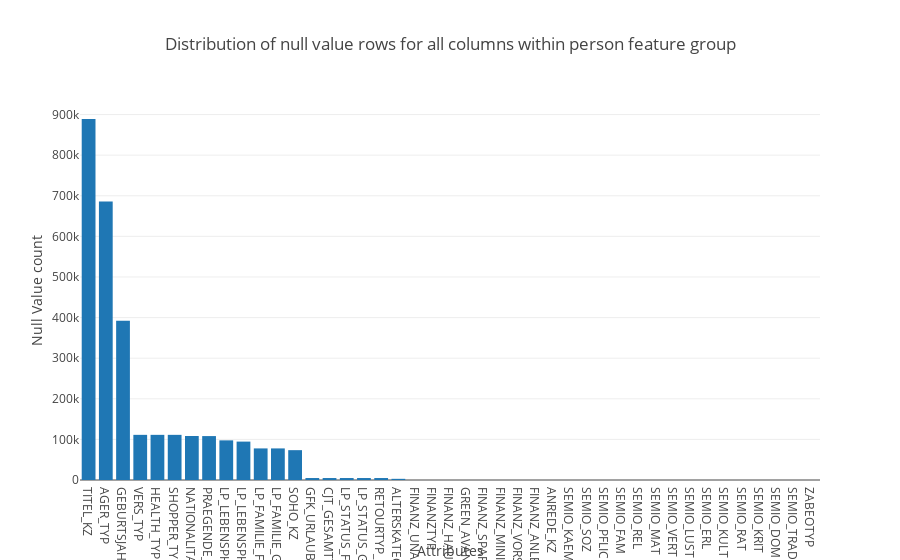
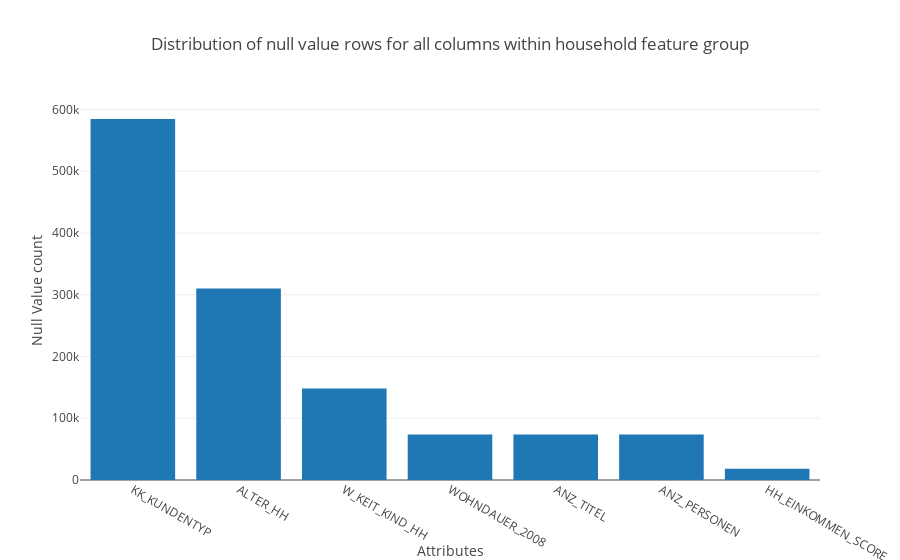
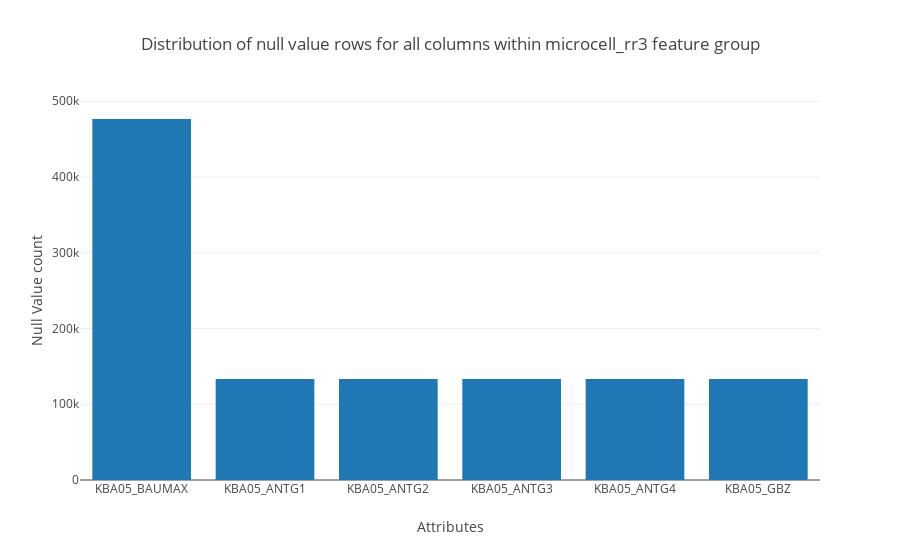
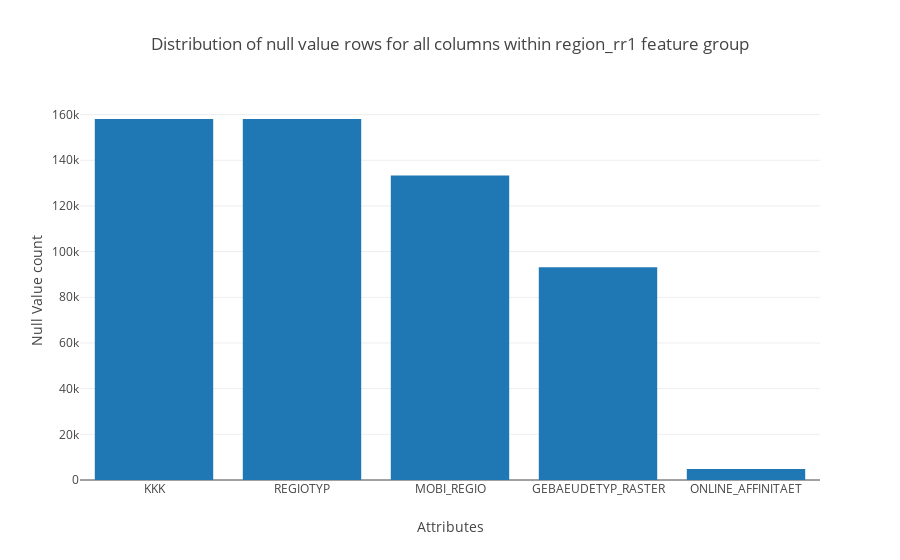

Notebook code for these charts, in order:
### Code cell
levels = list(feat_info['information_level'].drop_duplicates())

for level in levels:
    data = [go.Bar(
                    x=feat_info['attribute'][feat_info['information_level']==level],
                    y=feat_info['NULL_Value'][feat_info['information_level']==level]
            )]

    layout= dict(title = 'Distribution of null value rows for all columns within {} feature group'.format(level),
              xaxis = dict(title = 'Attributes'),
              yaxis = dict(title = 'Null Value count'))
    fig = go.Figure(data=data, layout=layout)

    iplot(fig)

### Figure 1 — Plotly figure (JSON) as saved in the notebook; plotly's stock layout.template omitted (floating-point values rounded to 4 significant figures)
{"data": [{"type": "bar", "x": ["TITEL_KZ", "AGER_TYP", "GEBURTSJAHR", "VERS_TYP", "HEALTH_TYP", "SHOPPER_TYP", "NATIONALITAET_KZ", "PRAEGENDE_JUGENDJAHRE", "LP_LEBENSPHASE_FEIN", "LP_LEBENSPHASE_GROB", "LP_FAMILIE_FEIN", "LP_FAMILIE_GROB", "SOHO_KZ", "GFK_URLAUBERTYP", "CJT_GESAMTTYP", "LP_STATUS_FEIN", "LP_STATUS_GROB", "RETOURTYP_BK_S", "ALTERSKATEGORIE_GROB", "FINANZ_UNAUFFAELLIGER", "FINANZTYP", "FINANZ_HAUSBAUER", "GREEN_AVANTGARDE", "FINANZ_SPARER", "FINANZ_MINIMALIST", "FINANZ_VORSORGER", "FINANZ_ANLEGER", "ANREDE_KZ", "SEMIO_KAEM", "SEMIO_SOZ", "SEMIO_PFLICHT", "SEMIO_FAM", "SEMIO_REL", "SEMIO_MAT", "SEMIO_VERT", "SEMIO_LUST", "SEMIO_ERL", "SEMIO_KULT", "SEMIO_RAT", "SEMIO_KRIT", "SEMIO_DOM", "SEMIO_TRADV", "ZABEOTYP"], "y": [889061, 685843, 392318, 111196, 111196, 111196, 108315, 108164, 97632, 94572, 77792, 77792, 73499, 4854, 4854, 4854, 4854, 4854, 2881, 0, 0, 0, 0, 0, 0, 0, 0, 0, 0, 0, 0, 0, 0, 0, 0, 0, 0, 0, 0, 0, 0, 0, 0]}], "layout": {"title": "Distribution of null value rows for all columns within person feature group", "xaxis": {"title": "Attributes"}, "yaxis": {"title": "Null Value count"}}}

### Figure 2 — Plotly figure (JSON) as saved in the notebook; plotly's stock layout.template omitted (floating-point values rounded to 4 significant figures)
{"data": [{"type": "bar", "x": ["KK_KUNDENTYP", "ALTER_HH", "W_KEIT_KIND_HH", "WOHNDAUER_2008", "ANZ_TITEL", "ANZ_PERSONEN", "HH_EINKOMMEN_SCORE"], "y": [584612, 310267, 147988, 73499, 73499, 73499, 18348]}], "layout": {"title": "Distribution of null value rows for all columns within household feature group", "xaxis": {"title": "Attributes"}, "yaxis": {"title": "Null Value count"}}}

### Figure 3 — Plotly figure (JSON) as saved in the notebook; plotly's stock layout.template omitted (floating-point values rounded to 4 significant figures)
{"data": [{"type": "bar", "x": ["KBA05_BAUMAX", "KBA05_ANTG1", "KBA05_ANTG2", "KBA05_ANTG3", "KBA05_ANTG4", "KBA05_GBZ"], "y": [476524, 133324, 133324, 133324, 133324, 133324]}], "layout": {"title": "Distribution of null value rows for all columns within microcell_rr3 feature group", "xaxis": {"title": "Attributes"}, "yaxis": {"title": "Null Value count"}}}

### Figure 4 — Plotly figure (JSON) as saved in the notebook; plotly's stock layout.template omitted (floating-point values rounded to 4 significant figures)
{"data": [{"type": "bar", "x": ["KKK", "REGIOTYP", "MOBI_REGIO", "GEBAEUDETYP_RASTER", "ONLINE_AFFINITAET"], "y": [158064, 158064, 133324, 93155, 4854]}], "layout": {"title": "Distribution of null value rows for all columns within region_rr1 feature group", "xaxis": {"title": "Attributes"}, "yaxis": {"title": "Null Value count"}}}
